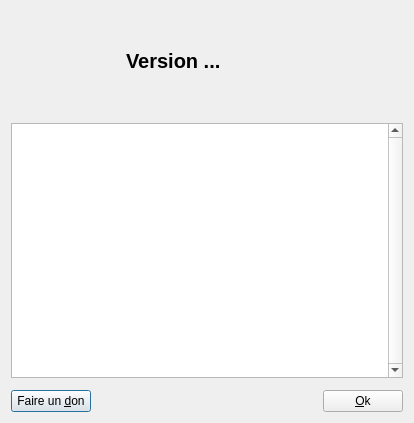
<?xml version="1.0" encoding="UTF-8"?>
<ui version="4.0">
 <class>DialogChangeLog</class>
 <widget class="QDialog" name="DialogChangeLog">
  <property name="windowModality">
   <enum>Qt::WindowModal</enum>
  </property>
  <property name="geometry">
   <rect>
    <x>0</x>
    <y>0</y>
    <width>414</width>
    <height>423</height>
   </rect>
  </property>
  <property name="windowTitle">
   <string>Bienvenue</string>
  </property>
  <property name="windowIcon">
   <iconset resource="../resources.qrc">
    <normaloff>:/icons/icon</normaloff>:/icons/icon</iconset>
  </property>
  <property name="modal">
   <bool>true</bool>
  </property>
  <layout class="QGridLayout" name="gridLayout">
   <property name="horizontalSpacing">
    <number>15</number>
   </property>
   <property name="verticalSpacing">
    <number>12</number>
   </property>
   <item row="0" column="0">
    <widget class="QLabel" name="labelLogo">
     <property name="minimumSize">
      <size>
       <width>100</width>
       <height>100</height>
      </size>
     </property>
     <property name="maximumSize">
      <size>
       <width>100</width>
       <height>100</height>
      </size>
     </property>
     <property name="text">
      <string/>
     </property>
     <property name="scaledContents">
      <bool>true</bool>
     </property>
    </widget>
   </item>
   <item row="0" column="1">
    <widget class="QLabel" name="labelTitle">
     <property name="font">
      <font>
       <pointsize>15</pointsize>
       <weight>75</weight>
       <bold>true</bold>
      </font>
     </property>
     <property name="toolTip">
      <string notr="true"/>
     </property>
     <property name="text">
      <string notr="true">Version ...</string>
     </property>
     <property name="alignment">
      <set>Qt::AlignLeading|Qt::AlignLeft|Qt::AlignVCenter</set>
     </property>
    </widget>
   </item>
   <item row="1" column="0" colspan="2">
    <widget class="QTextBrowser" name="textChangelog">
     <property name="verticalScrollBarPolicy">
      <enum>Qt::ScrollBarAlwaysOn</enum>
     </property>
    </widget>
   </item>
   <item row="2" column="0" colspan="2">
    <layout class="QHBoxLayout" name="horizontalLayout">
     <item>
      <widget class="QPushButton" name="pushDonate">
       <property name="text">
        <string>Faire un &amp;don</string>
       </property>
      </widget>
     </item>
     <item>
      <spacer name="horizontalSpacer">
       <property name="orientation">
        <enum>Qt::Horizontal</enum>
       </property>
       <property name="sizeHint" stdset="0">
        <size>
         <width>40</width>
         <height>20</height>
        </size>
       </property>
      </spacer>
     </item>
     <item>
      <widget class="QPushButton" name="pushOk">
       <property name="text">
        <string>&amp;Ok</string>
       </property>
      </widget>
     </item>
    </layout>
   </item>
  </layout>
 </widget>
 <resources>
  <include location="../resources.qrc"/>
 </resources>
 <connections/>
</ui>
